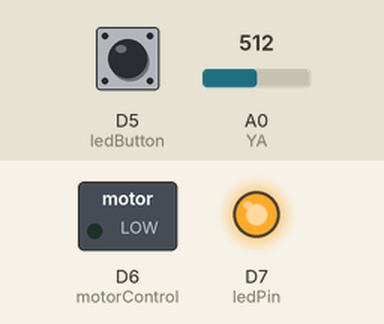
This sketch was run on a simulated Arduino Due. Shown: switched loads named in the sketch (green lamp = pin HIGH), output pins drawn as LEDs (lit = HIGH). The inputs (shaded band) are chosen by the test bench; at power-on: A0 (YA) = 512, D5 (ledButton) HIGH (analog values on the 0–1023 scale). At 7.3 s the program stops and its outputs stay as they are.

Above: at 1.2 s.
1.3 s: A0 (YA) set to 394
4.3 s: A0 (YA) set to 362
At 7.0 s:
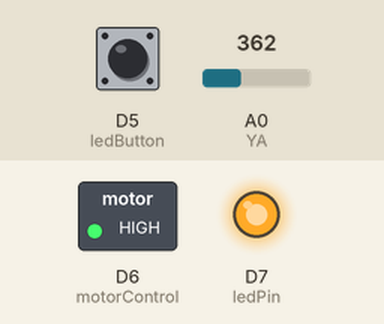
Timing chart, 0 to 8.8 s (numbered marks = the images above; inputs shaded):
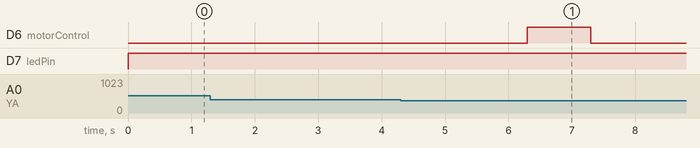

The sketch:

Motor_Jogging.ino
```cpp
int const AIRBRAKEDELAY = 2000;// TIme to wait after detecting burnout to deploy brake.
int const TRIGGER = 1520; //Value to stardrag brake deployment from.

int const YA = A0;

int const ledPin = 7;
int const motorControl = 6;
int const ledButton = 5;
int const motorButton = 4;

boolean armed = false;

void setup(){
  pinMode(ledPin, OUTPUT);
  pinMode(motorControl, OUTPUT);

  pinMode(ledButton, INPUT);
  pinMode(motorButton, INPUT);

  digitalWrite(ledPin, LOW);
  digitalWrite(motorControl, LOW);

  analogReadResolution(12);
}

void loop(){
  while(!digitalRead(ledButton) && !armed){
    if(digitalRead(motorButton)){
      analogWrite(motorControl, 255); //Need to start motor at full power to start spinning
      delay(10);
      analogWrite(motorControl, 50);
      delay(100);
    }else{
      analogWrite(motorControl, 0);
    }
  }
  armed = true;
  digitalWrite(ledPin, HIGH);

  while(analogRead(YA) > TRIGGER){} //Idle until a negative acceleration is detected.

  delay(AIRBRAKEDELAY);

  analogWrite(motorControl, 255);
  delay(1000);
  analogWrite(motorControl, 0);

  while(true){} //Air brake has been deployed; idle till reset.


}
```

Measured:
- the behaviour switches between 381 and 380 on A0 (YA) (found by bisection; images 0 and 1)
- after the input at 1.3 s, every drawn part: stays the same
- after the input at 4.3 s, D6 (motorControl): LOW → HIGH after 2.0 s, → LOW 1.0 s later
